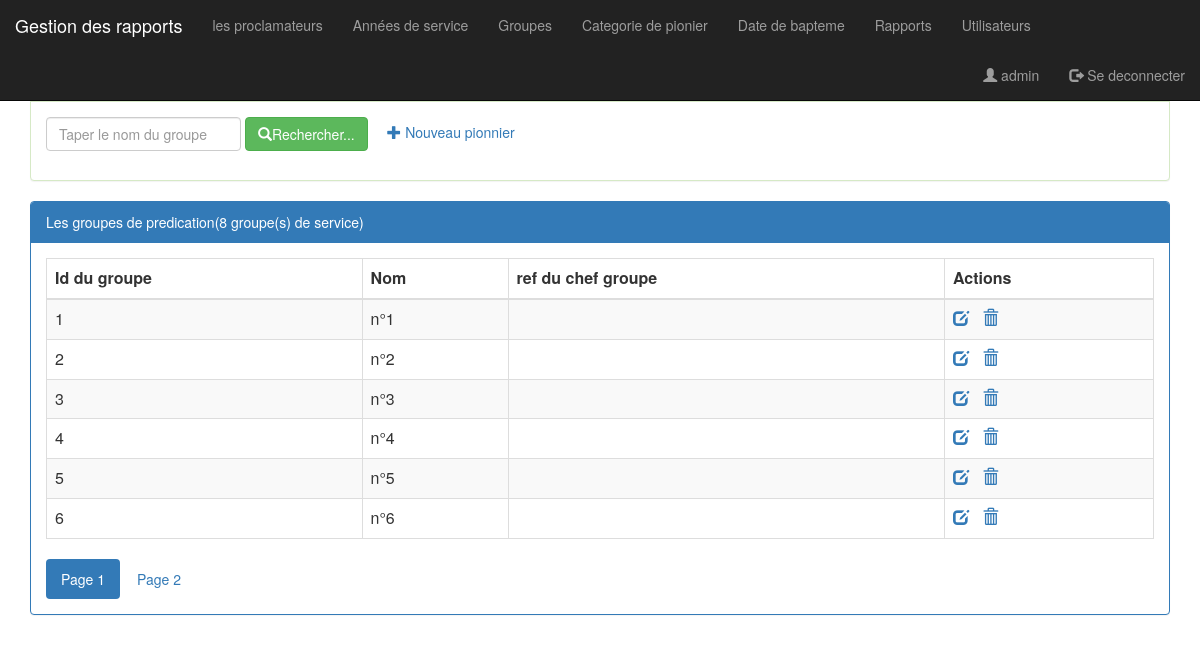
/pages/groupe.php (signed in), run on the app's committed database.
### tables this page shows
create table groupe(
    id int(4) auto_increment primary key,
    nom varchar(50),
    idProclamateur int(4)
);

### pages/groupe.php (the view, shortened to what this page needs)
<?php
    require_once("connexiondb.php");
    $nom=isset($_GET['nom'])?$_GET['nom']:"";
    $size=isset($_GET['size'])?$_GET['size']:6;
    $page=isset($_GET['page'])?$_GET['page']:1;
    $offset=($page-1)*$size;
    $requete="select * from groupe
            where nom like '%$nom%'
            limit $size
            offset $offset";
    $requeteCount="select count(*) countGr from groupe
            where nom like '%$nom%'";
    $resultatG=$pdo->query($requete);
    $resultatCount=$pdo->query($requeteCount);
    $tabCount=$resultatCount->fetch();
    $nbrGr=$tabCount['countGr'];
    $reste=$nbrGr % $size;
    if($reste===0)
        $nbrPage=$nbrGr/$size;
    else
        $nbrPage=floor($nbrGr/$size)+1;
?>
<HTML>
    <head>
        <link rel="stylesheet" type="text/css" href="../css/bootstrap.min.css">
        <link rel="stylesheet" type="text/css" href="../css/monStyle.css">
    </head>
    <body>
        <?php include("menu.php"); ?>
        <div class="container">
            <div class="panel panel-success margetop">
                <div class="panel-heading">Rechercher...</div>
                <div class="panel-body">
                   <form method="get" action="groupe.php" class="form-inline">
                       <div class="form-group">
                            <input
                                   type="text"
                                   name="nom"
                                   placeholder="Taper le nom du groupe"
                                   class="form-control"
                                   value="<?php echo $nom; ?>">
                        </div>
                       <button type="submit" class="btn btn-success">
                           <span class="glyphicon glyphicon-search"></span>Rechercher...
                       </button>
                       <?php if($_SESSION['user']['role']=='ADMIN'){ ?>
                            <a href="newGroupe.php"><span class="glyphicon glyphicon-plus"></span>
                                Nouveau pionnier
                            </a>
                       <?php }?>
                    </form>
                </div>
            </div>
            <div class="panel panel-primary">
                <div class="panel-heading">Les groupes de predication(<?php echo $nbrGr ?> groupe(s) de service)</div>
                <div class="panel-body">
                   <table class="table table-striped table-bordered">
                       <thead>
                           <tr>
                                <th>Id du groupe</th><th>Nom</th><th>ref du chef groupe</th>
                                <?php if($_SESSION['user']['role']=='ADMIN'){ ?>
                                    <th>Actions</th>
                                <?php } ?>
                           </tr>
                       </thead>
                       <tbody>
                               <?php while($groupe=$resultatG->fetch()){ ?>
                                    <tr>
                                        <td><?php echo $groupe['id'] ?></td>
                                        <td><?php echo $groupe['nom'] ?></td>
                                        <td><?php echo $groupe['idProclamateur'] ?></td>
                                        <?php if($_SESSION['user']['role']=='ADMIN'){ ?>
                                            <td>
                                                <a
                                                href="editerGroupe.php?idG=<?php echo $groupe['id'] ?>">
                                                    <span class="glyphicon glyphicon-edit"></span>
                                                </a>
                                                <a onclick="return confirm('Etes vous sur de vouloir suprimer cet annéé de service')"
                                                    href="suprimerGroupe.php?idG=<?php echo $groupe['id'] ?>">
                                                    <span class="glyphicon glyphicon-trash"></span>
                                                </a>
                                            </td>
                                        <?php }?>
                                    </tr>
                               <?php } ?>
                       </tbody>
                   </table>
                    <div>
                        <ul class="nav nav-pills">
                            <?php for($i=1;$i<=$nbrPage;$i++){ ?>
                                <li class="<?php if($i==$page) echo'active' ?>">
                                    <a href="groupe.php?page=<?php echo $i; ?>">
                                        Page <?php echo $i; ?>
                                    </a>
                                </li>
                            <?php } ?>
                        </ul>
                    </div>
                </div>
            </div>
        </div>
    </body>
</HTML>

### pages/menu.php (shortened to what this page needs)
<nav class="navbar navbar-inverse navbar-fixed-top">
    <div class="container-fluid">
        <div class="navbar-header">
            <a href="../index.php" class="navbar-brand">Gestion des rapports</a>
        </div>
        <ul class="nav navbar-nav">
            <li><a href="proclamateur.php">les proclamateurs</a> </li>
            <li><a href="anneeService.php"> Années de service</a></li>
            <li><a href="groupe.php"> Groupes</a></li>
            <li><a href="pionier.php"> Categorie de pionier</a></li>
            <li><a href="bapteme.php"> Date de bapteme</a></li>
            <li><a href="rapport.php"> Rapports</a></li>
            <?php if($_SESSION['user']['role']=='ADMIN'){ ?>
                <li><a href="utilisateur.php"> Utilisateurs</a></li>
            <?php } ?>
        </ul>
        <ul class="nav navbar-nav navbar-right">
            <li><a href="editerUtilisateur.php?id=<?php echo $_SESSION['user']['id'] ?> "><i class="glyphicon glyphicon-user"> </i>
                <?php echo ' '.$_SESSION['user']['login'] ?>
            </a> </li>
            <li><a href="seDeConnecter.php"><i class="glyphicon glyphicon-log-out"> </i> Se deconnecter</a></li>
        </ul>
    </div>
</nav>

### css/monStyle.css (style rules this page uses)
.margetop { margin-top: 60px; }

### data on the page
groupe: id "1", nom "n°1"
groupe: id "2", nom "n°2"
groupe: id "3", nom "n°3"
groupe: id "4", nom "n°4"
groupe: id "5", nom "n°5"
groupe: id "6", nom "n°6"

### other printed values
$_SESSION['user']['login'] "admin"
$nbrGr "8"
